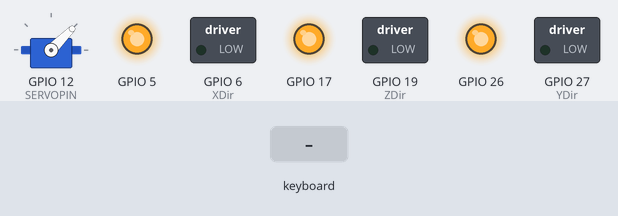
The program below on a simulated Raspberry Pi (BCM pin numbers). On the bench: servo, switched loads named in the program (green lamp = pin HIGH), output pins drawn as LEDs (lit = HIGH). Inputs (shaded band) come from the test bench. Servo angles are drawn from the pulse width (0.5 ms = 0°, 2.5 ms = 180°); pins used as bus, display or sensor lines are not drawn; what the program prints to the terminal is not drawn.

Above: at 1.2 s.
1.3 s: key "w" typed on the keyboard
At 1.9 s:
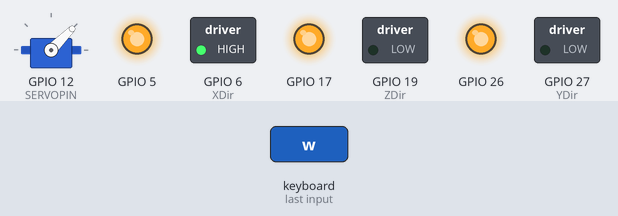
2.8 s: key "a" typed on the keyboard
At 5.7 s:
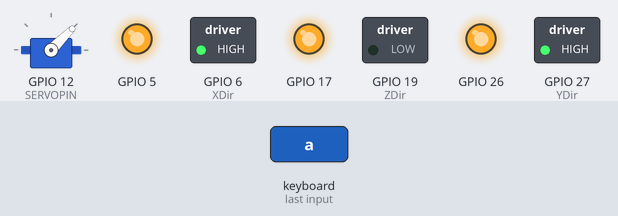
5.8 s: key "s" typed on the keyboard
At 7.4 s:
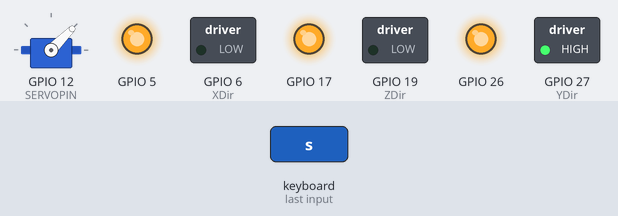
7.7 s: key "z" typed on the keyboard
At 10.55 s:
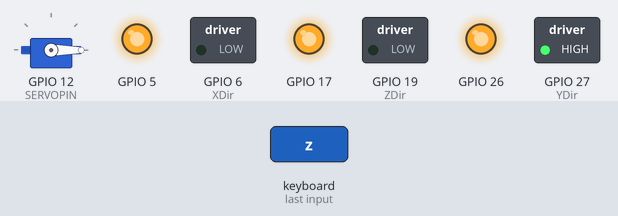
10.7 s: key "d" typed on the keyboard
At 11.5 s:
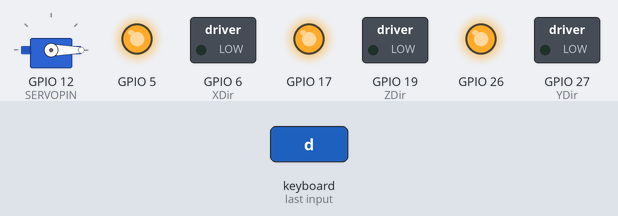
12.2 s: key "q" typed on the keyboard
At 12.6 s:
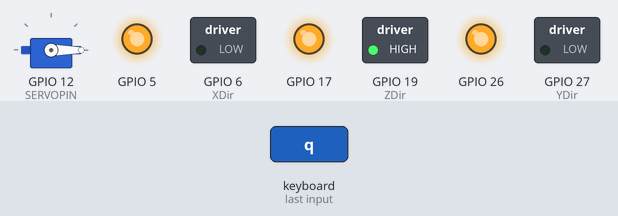
Timing chart, 0 to 14.7 s (numbered marks = the images above; inputs shaded):
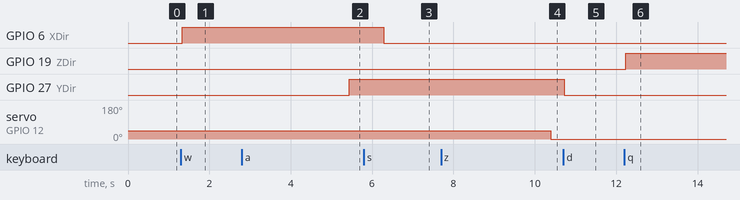

Measured:
- after the input at 1.3 s, GPIO 6 (XDir): LOW → HIGH at once
- after the input at 2.8 s, GPIO 27 (YDir): LOW → HIGH after 2.6 s
- after the input at 5.8 s, GPIO 6 (XDir): HIGH → LOW after 0.48 s
- after the input at 7.7 s, servo on GPIO 12 (SERVOPIN): 45° → 0° after 2.7 s
- after the input at 10.7 s, GPIO 27 (YDir): HIGH → LOW at once
- after the input at 12.2 s, GPIO 19 (ZDir): LOW → HIGH at once

The program:

main.py
```python
# Main Python File for Testing Stepper motors with the TB 6600

import RPi.GPIO as GPIO
import time
import curses


QUICKDELAY = 0.0003 #Change this depends on your stepper motor
SLOWDELAY = 0.00045

# Change wiring here for your axis (in GPIO)
XDir = 6
XStepPin = 13
XEnable = 5
YDir = 27
YStepPin = 22
YEnable = 17
ZDir = 19
ZStepPin = 4
ZEnable = 26
SERVOPIN = 12

def motor_initialize(dir_pin, step_pin, en_pin):
    GPIO.setup(dir_pin, GPIO.OUT)
    GPIO.setup(step_pin, GPIO.OUT)
    GPIO.setup(en_pin, GPIO.OUT)
    GPIO.output(en_pin, GPIO.HIGH)
    GPIO.setup(SERVOPIN, GPIO.OUT)

    pass

def pulse_y_cw():
    for i in range(1000):
        GPIO.output(YDir, 0)
        GPIO.output(YStepPin, 1)
        time.sleep(delay)
        GPIO.output(YStepPin, 0)
        time.sleep(delay)
        print ("Moving Y CW \n")
    pass

def pulse_y_ccw():

    for i in range(1000):
        GPIO.output(YDir, 1)
        GPIO.output(YStepPin, 1)
        time.sleep(delay)
        GPIO.output(YStepPin, 0)
        time.sleep(delay)
        print ("Moving Y CCW \n")
    pass

def pulse_x_cw():
    for i in range(5000):
        GPIO.output(XDir, 0)
        GPIO.output(XStepPin, 1)
        time.sleep(delay)
        GPIO.output(XStepPin, 0)
        time.sleep(delay)
        print ("Moving X CCW \n")
    pass

def pulse_x_ccw():
    for i in range(5000):
        GPIO.output(XDir, 1)
        GPIO.output(XStepPin, 1)
        time.sleep(delay)
        GPIO.output(XStepPin, 0)
        time.sleep(delay)
        print ("Moving X CCW \n")
    pass

def pulse_z_cw():
    for i in range(100):
        GPIO.output(ZDir, 0)
        GPIO.output(ZStepPin, 1)
        time.sleep(SLOWDELAY)
        GPIO.output(ZStepPin, 0)
        time.sleep(SLOWDELAY)
        print ("Moving Z CW \n")
    pass


def pulse_z_ccw():
    for i in range(50):
        GPIO.output(ZDir, 1)
        GPIO.output(ZStepPin, 1)
        time.sleep(SLOWDELAY)
        GPIO.output(ZStepPin, 0)
        time.sleep(SLOWDELAY)
        print ("Moving Z CCW \n")
    pass

def servo_left():
    global p
    p.ChangeDutyCycle(2.5)

def servo_right():
    global p
    p.ChangeDutyCycle(11.5)

def servo_stop():
    global p
    p.ChangeDutyCycle(7)

delay = QUICKDELAY

screen = curses.initscr()

GPIO.setwarnings(False)
GPIO.setmode(GPIO.BCM)
motor_initialize(XDir,XStepPin,XEnable)
motor_initialize(YDir,YStepPin,YEnable)
motor_initialize(ZDir,ZStepPin,ZEnable)
p = GPIO.PWM(SERVOPIN, 50)
p.start(5)
print("Initialized. Use the following keys for control\n")
print("WASD: controlling X and Y motors\n")
print("  QE: raising and lowering Z motor\n")
print("   X: to quit the program\n")

while True:
    c = screen.getch()
    time.sleep(0.03)
    if c == ord('w'):
        pulse_x_ccw()
    elif c == ord('s'):
        pulse_x_cw()
    elif c == ord('a'):
        pulse_y_ccw()
    elif c == ord('d'):
        pulse_y_cw()
    elif c == ord('q'):
        pulse_z_ccw()
    elif c == ord('e'):
        pulse_z_cw()
    elif c == ord('z'):
        servo_left()
    elif c == ord('c'):
        servo_right()
    elif c == ord('x'):
        servo_stop()
    elif c == ord('r'):
        break  # Exit the while loop
```
